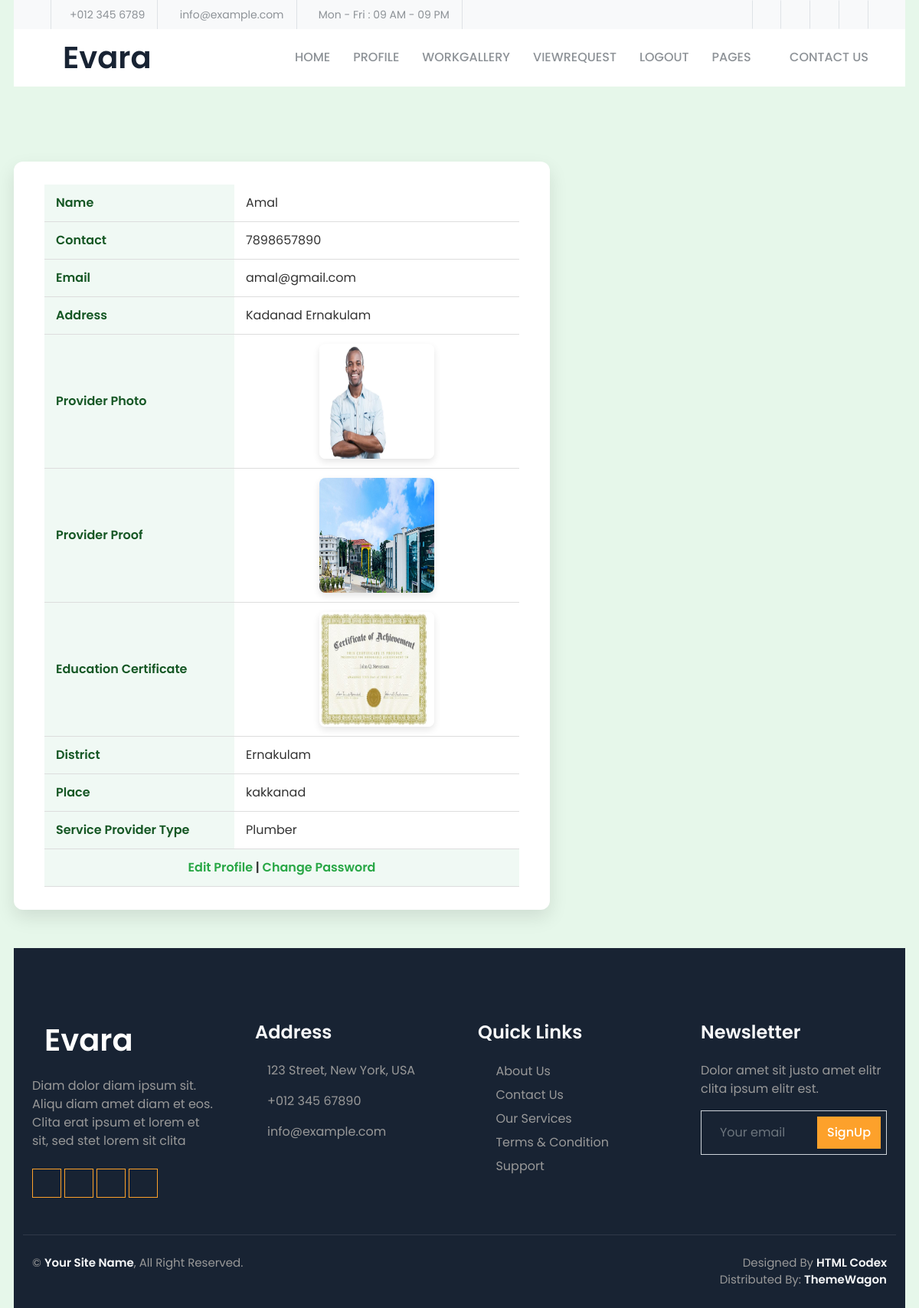
Page /Serviceprovider/Serviceproviderprofile/ (signed in) on the committed database.
### Guest/models.py (models this page shows)
class tbl_serviceprovider(models.Model):
    serviceprovider_name=models.CharField(max_length=50)
    serviceprovider_email=models.CharField(max_length=30)
    serviceprovider_contact=models.CharField(max_length=15)
    serviceprovider_address=models.CharField(max_length=15)
    serviceprovider_photo=models.FileField(upload_to='Assets/SellerDocs/')
    serviceprovider_idproof=models.FileField(upload_to='Assets/SellerDocs/')
    serviceprovider_certificate=models.FileField(upload_to='Assets/SellerDocs/')
    place=models.ForeignKey(tbl_place,on_delete=models.CASCADE)
    serviceprovidertype=models.ForeignKey(tbl_serviceprovidertype,on_delete=models.CASCADE)
    serviceprovider_password=models.CharField(max_length=30)
    serviceprovider_status=models.IntegerField(default=0)
    serviceprovider_doj=models.DateField(auto_now_add=True)

### Admin/models.py (models this page shows)
class tbl_place(models.Model):
  place_name=models.CharField(max_length=50)
  district=models.ForeignKey(tbl_district,on_delete=models.CASCADE)

class tbl_district(models.Model):
  district_name=models.CharField(max_length=50)

class tbl_serviceprovidertype(models.Model):
  serviceprovidertype_name=models.CharField(max_length=50)

### Serviceprovider/views.py (the view)
# urls.py: path('Serviceproviderprofile/',views.Serviceproviderprofile,name="Serviceproviderprofile"),
@cache_control(no_cache=True, must_revalidate=True, no_store=True)
def Serviceproviderprofile(request):
    providerdata=tbl_serviceprovider.objects.get(id=request.session['seid'])
    return render(request,"Serviceprovider/Serviceproviderprofile.html",{'providerdata':providerdata})

### Serviceprovider/Templates/Serviceprovider/Serviceproviderprofile.html (shortened to what this page needs)
{% extends 'Serviceprovider/shead.html' %}
{% block content %}
{% load static %}
<!DOCTYPE html>
<html lang="en">
<head>
</head>
<body>
    <form action="" method="post">
        <table>
            <tr>
                <td>Name</td>
                <td>{{providerdata.serviceprovider_name}}</td>
            </tr>
            <tr>
                <td>Contact</td>
                <td>{{providerdata.serviceprovider_contact}}</td>
            </tr>
            <tr>
                <td>Email</td>
                <td>{{providerdata.serviceprovider_email}}</td>
            </tr>
            <tr>
                <td>Address</td>
                <td>{{providerdata.serviceprovider_address}}</td>
            </tr>
            <tr>
                <td>Provider Photo</td>
                <td align="center">
                    <img src="{{providerdata.serviceprovider_photo.url}}" width="150" height="150">
                </td>
            </tr>
            <tr>
                <td>Provider Proof</td>
                <td align="center">
                    <img src="{{providerdata.serviceprovider_idproof.url}}" width="150" height="150">
                </td>
            </tr>
            <tr>
                <td>Education Certificate</td>
                <td align="center">
                    <img src="{{providerdata.serviceprovider_certificate.url}}" width="150" height="150">
                </td>
            </tr>
            <tr>
                <td>District</td>
                <td>{{providerdata.place.district.district_name}}</td>
            </tr>
            <tr>
                <td>Place</td>
                <td>{{providerdata.place.place_name}}</td>
            </tr>
            <tr>
                <td>Service Provider Type</td>
                <td>{{providerdata.serviceprovidertype.serviceprovidertype_name}}</td>
            </tr>
            <tr>
                <td colspan="2" align="center">
                    <a href="{% url 'Serviceprovider:Serviceprovidereditprofile' %}">Edit Profile</a> |
                    <a href="{% url 'Serviceprovider:Providerchangepassword' %}">Change Password</a>
                </td>
            </tr>
        </table>
    </form>
</body>
</html>
{% endblock content %}

### Guest/static/Main/css/style.css (style rules this page uses)
:root { --primary: #FDA12B; --secondary: #8D9297; --light: #F8F9FA; --dark: #182333; }

### Serviceprovider/Templates/Serviceprovider/Serviceproviderprofile.html (style rules this page uses)
body { font-family: 'Poppins', 'Roboto', sans-serif; background-color: #e6f7ea; margin: 0; padding: 0; display: flex; justify-content: center; align-items: flex-start; min-height: 100vh; }
form { background-color: #ffffff; padding: 30px 40px; margin: 50px 0; border-radius: 12px; box-shadow: 0 10px 25px rgba(0, 0, 0, 0.1); width: 100%; max-width: 700px; }
table { width: 100%; border-collapse: collapse; font-size: 16px; }
table tr { border-bottom: 1px solid #ddd; transition: background 0.3s; }
table td { padding: 12px 15px; }
table td:first-child { font-weight: 600; color: #155724; width: 40%; background-color: #f0f9f4; }
table td:last-child { color: #333; }
table img { border-radius: 8px; box-shadow: 0 4px 10px rgba(0, 0, 0, 0.1); }
a { text-decoration: none; color: #28a745; font-weight: 600; transition: all 0.3s ease; }

### rows in the picture
tbl_serviceprovider: serviceprovider_name "Amal", serviceprovider_contact "7898657890", serviceprovider_email "amal@gmail.com", serviceprovider_address "Kadanad Ernakulam", serviceprovider_photo (picture), serviceprovider_idproof (picture), serviceprovider_certificate (picture), place.district.district_name "Ernakulam", place.place_name "kakkanad", serviceprovidertype.serviceprovidertype_name "Plumber"
